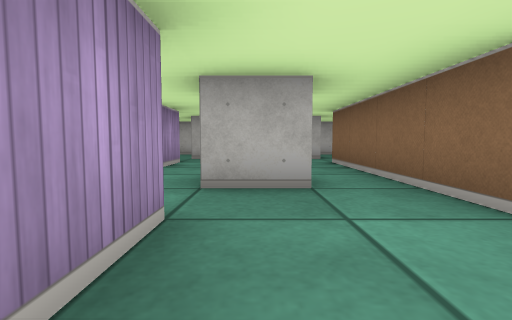
View 1 (above)

24 first-person views from a walk through a cub3D ray-caster map. The camera is about half as high as the walls, tilts 4° down and sees 85° across. The floor is counted in squares. Each view is taken from the middle of a square. On the plan, view 1 faces up. The plan holds only what a view shows up to about 9 squares ahead; the rest is blank.

View 2
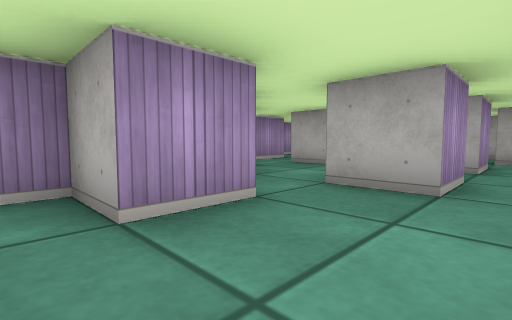

View 3
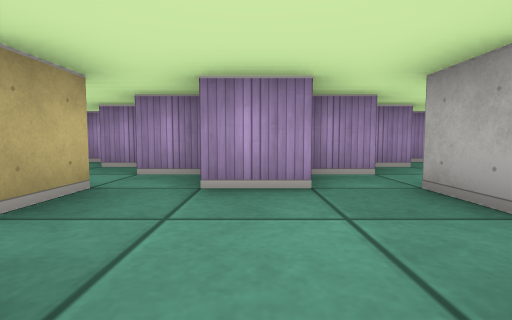

View 4
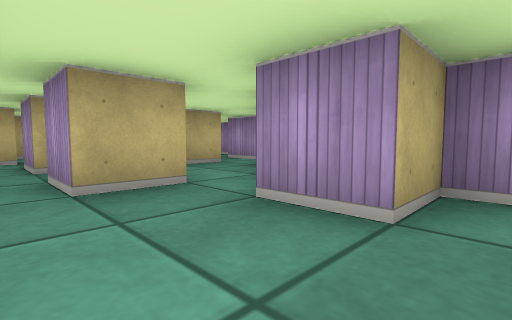

View 5
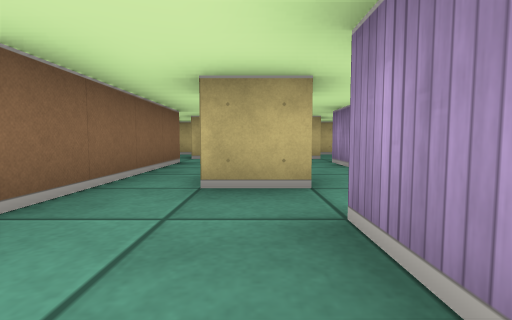

View 6
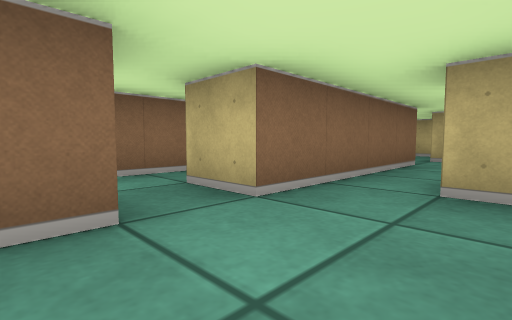

View 7
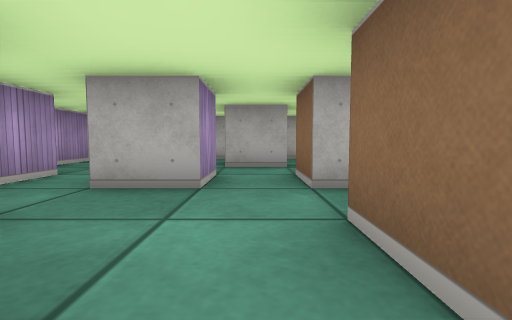

View 8
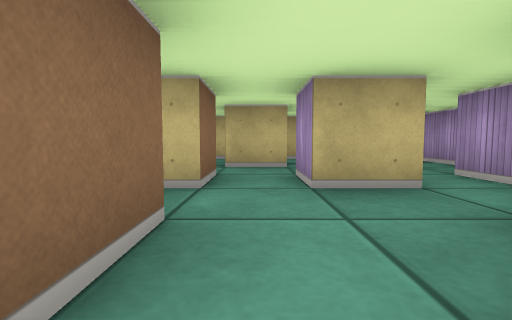

View 9
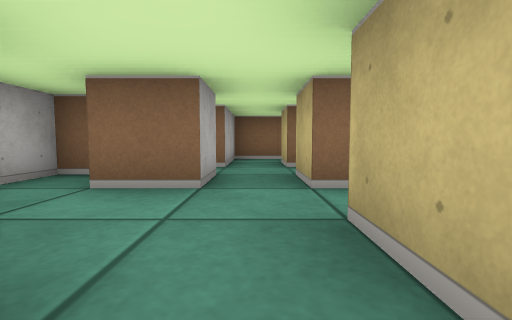

View 10
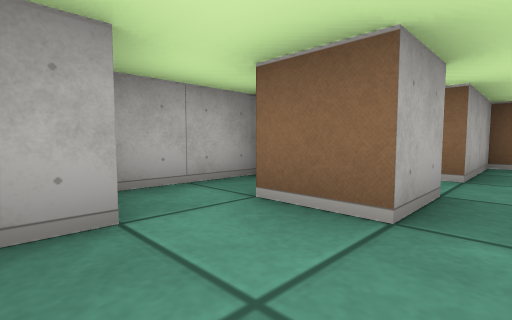

View 11
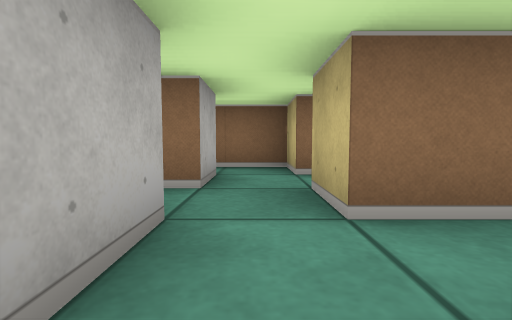

View 12
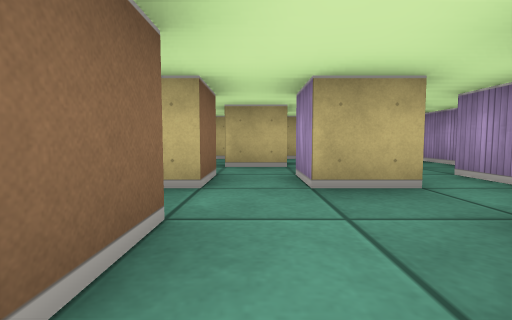

View 13
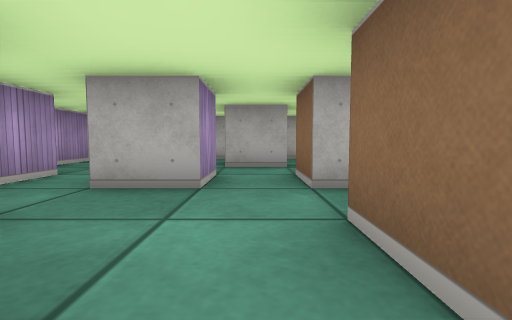

View 14
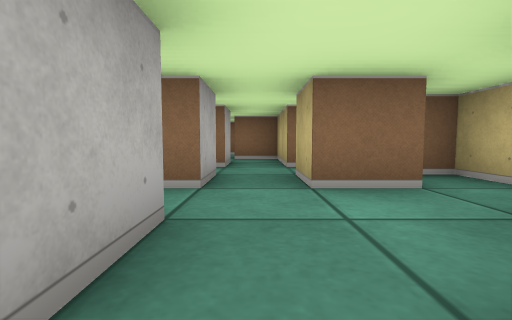

View 15
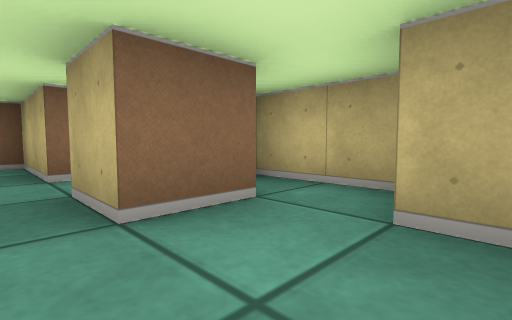

View 16
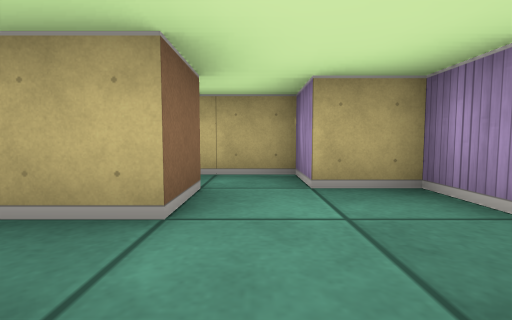

View 17
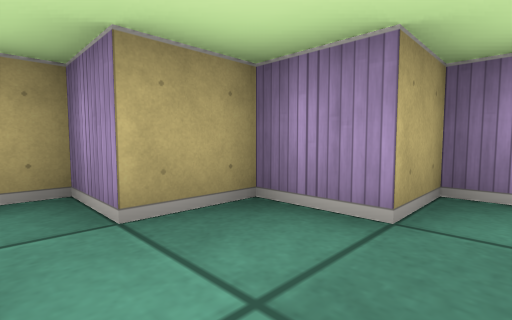

View 18
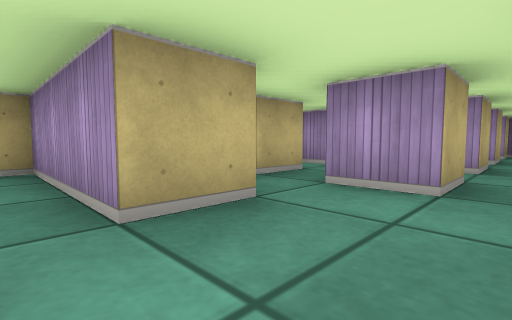

View 19
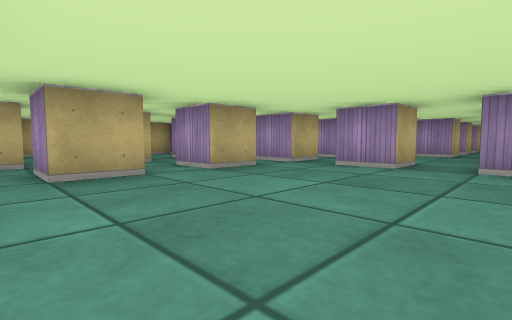

View 20
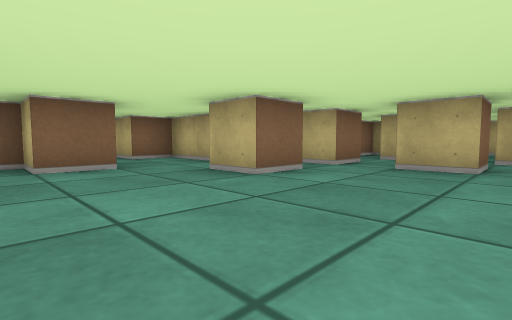

View 21
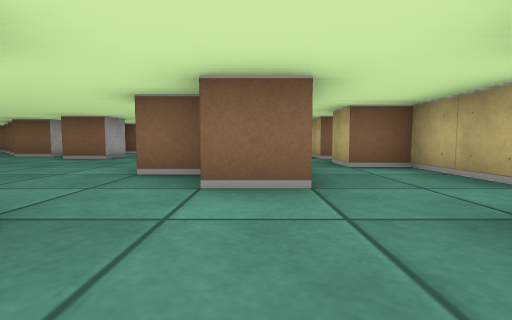

View 22
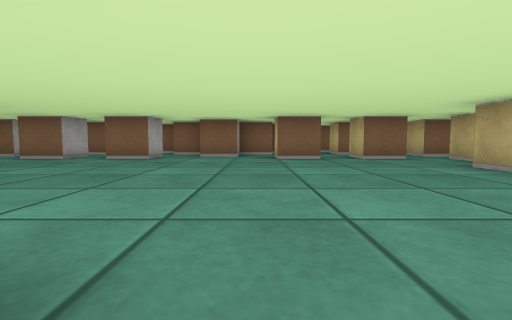

View 23
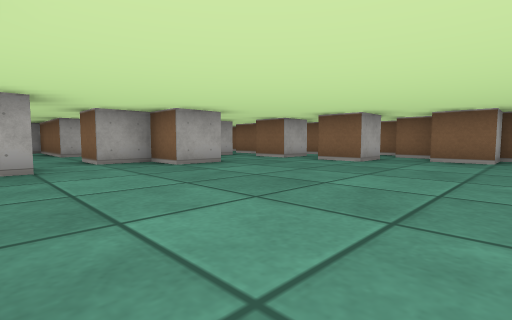

View 24
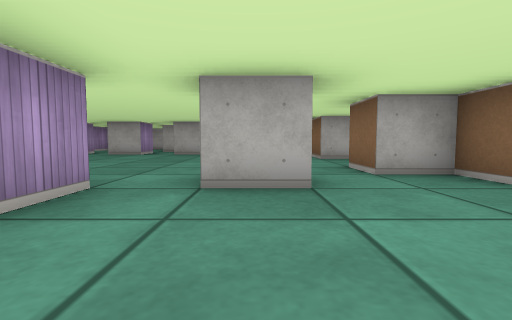

### Floor plan
Key: @ floor where view 1 was taken; # wall or solid block; . floor.
Columns run from 5 left of view 1 to 21 right of it. Each row starts with its distance up from view 1.
 13    ####
 12    #..#
 11    ..#####  .#.#   #
 10   .......#  ....  .#
  9 ##.#.#.# #   .... .#
  8 #.......     .... ..
  7 #. .#.#.#     ... ..  #
  6 #.......#     ... .## ..
  5 ##.#.#.##      ..#..#..#.#
  4  #.....#       #.........
  3  ##..#.#        .......#..#
  2   ##...#         ........##
  1    ##....#       .......##
  0   ##.@.#.#      .........#
 -1  ##..#.#         ......#..
 -2  #.....#          ........
 -3 ##.#.#.#          .....#.#
 -4 #.......      ......#....
 -5 #. .#.#.   #.......##.#.#
 -6 #......................
 -7 ##.#.#.#...#.....#...#.#
 -8  #.......#........ ###
 -9  ##..#####.#.#.#.#
-10   ##..#  #.  .....
-11    ####  ## #.#.#.
-12             .. . .#
-13             .  . ##
-14             #  .
-15                #

Positions as (right, up) in squares from view 1, and headings:
1: (0, 0), facing up
2: (1, 0), facing up-left
3: (2, 1), facing left
4: (1, 2), facing down-left
5: (0, 2), facing down
6: (0, 2), facing down-right
7: (-1, 2), facing up
8: (-1, 12), facing down
9: (-3, 10), facing right
10: (-2, 10), facing up-right
11: (-2, 6), facing right
12: (-1, 0), facing down
13: (-1, -10), facing up
14: (-3, -8), facing right
15: (-2, -8), facing down-right
16: (-1, -7), facing down
17: (-1, -8), facing down-left
18: (5, -6), facing down-left
19: (11, -5), facing down-left
20: (9, -4), facing down-right
21: (11, -5), facing right
22: (11, 0), facing right
23: (12, 0), facing up-right
24: (12, 2), facing up
